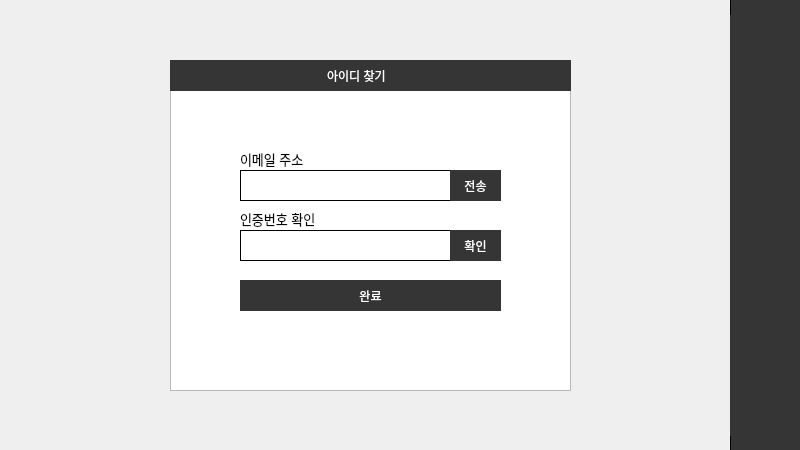
<?xml version="1.0" encoding="UTF-8"?>
<ui version="4.0">
 <class>Dialog</class>
 <widget class="QDialog" name="Dialog">
  <property name="geometry">
   <rect>
    <x>0</x>
    <y>0</y>
    <width>800</width>
    <height>450</height>
   </rect>
  </property>
  <property name="windowTitle">
   <string>아이디찾기</string>
  </property>
  <property name="styleSheet">
   <string notr="true"/>
  </property>
  <widget class="QTextBrowser" name="textBrowser">
   <property name="geometry">
    <rect>
     <x>170</x>
     <y>90</y>
     <width>401</width>
     <height>301</height>
    </rect>
   </property>
  </widget>
  <widget class="QLabel" name="label_6">
   <property name="geometry">
    <rect>
     <x>240</x>
     <y>210</y>
     <width>91</width>
     <height>17</height>
    </rect>
   </property>
   <property name="font">
    <font>
     <family>Arial</family>
     <pointsize>10</pointsize>
     <weight>50</weight>
     <bold>false</bold>
    </font>
   </property>
   <property name="styleSheet">
    <string notr="true"/>
   </property>
   <property name="text">
    <string>인증번호 확인</string>
   </property>
  </widget>
  <widget class="QLineEdit" name="emailnum_Edit">
   <property name="geometry">
    <rect>
     <x>240</x>
     <y>230</y>
     <width>261</width>
     <height>31</height>
    </rect>
   </property>
   <property name="styleSheet">
    <string notr="true">QLineEdit{
border:1px solid #000;
background:#fff;
}

QLineEdit:focus{
border:2px solid #353535;
}</string>
   </property>
  </widget>
  <widget class="QLineEdit" name="email_Edit">
   <property name="geometry">
    <rect>
     <x>240</x>
     <y>170</y>
     <width>261</width>
     <height>31</height>
    </rect>
   </property>
   <property name="styleSheet">
    <string notr="true">QLineEdit{
border:1px solid #000;
background:#fff;
}

QLineEdit:focus{
border:2px solid #353535;
}</string>
   </property>
  </widget>
  <widget class="QPushButton" name="join_Btn">
   <property name="geometry">
    <rect>
     <x>240</x>
     <y>280</y>
     <width>261</width>
     <height>31</height>
    </rect>
   </property>
   <property name="font">
    <font>
     <family>Arial</family>
     <weight>50</weight>
     <bold>false</bold>
    </font>
   </property>
   <property name="styleSheet">
    <string notr="true">QPushButton{
border:1px solid #353535;
background-color:#353535;
color:#fff;
}

QPushButton:hover{
background-color:#fff;
color:#353535;
}
</string>
   </property>
   <property name="text">
    <string>완료</string>
   </property>
  </widget>
  <widget class="QLabel" name="label_5">
   <property name="geometry">
    <rect>
     <x>240</x>
     <y>150</y>
     <width>81</width>
     <height>17</height>
    </rect>
   </property>
   <property name="font">
    <font>
     <family>Arial</family>
     <pointsize>10</pointsize>
     <weight>50</weight>
     <bold>false</bold>
    </font>
   </property>
   <property name="styleSheet">
    <string notr="true"/>
   </property>
   <property name="text">
    <string>이메일 주소</string>
   </property>
  </widget>
  <widget class="QPushButton" name="email_Btn_2">
   <property name="geometry">
    <rect>
     <x>450</x>
     <y>170</y>
     <width>51</width>
     <height>31</height>
    </rect>
   </property>
   <property name="font">
    <font>
     <family>Arial</family>
     <weight>50</weight>
     <bold>false</bold>
    </font>
   </property>
   <property name="styleSheet">
    <string notr="true">QPushButton{
border:1px solid #353535;
background-color:#353535;
color:#fff;
}

QPushButton:hover{
background-color:#fff;
color:#353535;
}
</string>
   </property>
   <property name="text">
    <string>전송</string>
   </property>
  </widget>
  <widget class="QPushButton" name="email_C_Btn_2">
   <property name="geometry">
    <rect>
     <x>450</x>
     <y>230</y>
     <width>51</width>
     <height>31</height>
    </rect>
   </property>
   <property name="font">
    <font>
     <family>Arial</family>
     <weight>50</weight>
     <bold>false</bold>
    </font>
   </property>
   <property name="styleSheet">
    <string notr="true">QPushButton{
border:1px solid #353535;
background-color:#353535;
color:#fff;
}

QPushButton:hover{
background-color:#fff;
color:#353535;
}
</string>
   </property>
   <property name="text">
    <string>확인</string>
   </property>
  </widget>
  <widget class="QLabel" name="label_2">
   <property name="geometry">
    <rect>
     <x>170</x>
     <y>60</y>
     <width>401</width>
     <height>31</height>
    </rect>
   </property>
   <property name="styleSheet">
    <string notr="true">border:1px solid #353535;
background-color:#353535;
color:#fff;</string>
   </property>
   <property name="text">
    <string>                                              아이디 찾기</string>
   </property>
  </widget>
  <widget class="QPushButton" name="home_icon_2">
   <property name="enabled">
    <bool>false</bool>
   </property>
   <property name="geometry">
    <rect>
     <x>730</x>
     <y>15</y>
     <width>71</width>
     <height>71</height>
    </rect>
   </property>
   <property name="font">
    <font>
     <family>Adobe Arabic</family>
     <pointsize>16</pointsize>
    </font>
   </property>
   <property name="styleSheet">
    <string notr="true">QPushButton{
background:#353535;
border:none;
}
QPushButton:hover{
border:2px solid #fff; 
}</string>
   </property>
   <property name="text">
    <string/>
   </property>
   <property name="icon">
    <iconset>
     <normaloff>icon/Icon1.png</normaloff>icon/Icon1.png</iconset>
   </property>
   <property name="iconSize">
    <size>
     <width>35</width>
     <height>35</height>
    </size>
   </property>
  </widget>
  <widget class="QPushButton" name="user_icon_2">
   <property name="enabled">
    <bool>false</bool>
   </property>
   <property name="geometry">
    <rect>
     <x>730</x>
     <y>365</y>
     <width>71</width>
     <height>71</height>
    </rect>
   </property>
   <property name="font">
    <font>
     <family>Adobe Arabic</family>
     <pointsize>16</pointsize>
    </font>
   </property>
   <property name="styleSheet">
    <string notr="true">QPushButton{
background:#353535;
border:none;
}
QPushButton:hover{
border:2px solid #fff; 
}</string>
   </property>
   <property name="text">
    <string/>
   </property>
   <property name="icon">
    <iconset>
     <normaloff>icon/Icon6.png</normaloff>icon/Icon6.png</iconset>
   </property>
   <property name="iconSize">
    <size>
     <width>40</width>
     <height>40</height>
    </size>
   </property>
  </widget>
  <widget class="QPushButton" name="shopping_icon_2">
   <property name="enabled">
    <bool>false</bool>
   </property>
   <property name="geometry">
    <rect>
     <x>730</x>
     <y>155</y>
     <width>71</width>
     <height>71</height>
    </rect>
   </property>
   <property name="font">
    <font>
     <family>Adobe Arabic</family>
     <pointsize>16</pointsize>
    </font>
   </property>
   <property name="styleSheet">
    <string notr="true">QPushButton{
background:#353535;
border:none;
}
QPushButton:hover{
border:2px solid #fff; 
}</string>
   </property>
   <property name="text">
    <string/>
   </property>
   <property name="icon">
    <iconset>
     <normaloff>icon/Icon3.png</normaloff>icon/Icon3.png</iconset>
   </property>
   <property name="iconSize">
    <size>
     <width>35</width>
     <height>35</height>
    </size>
   </property>
  </widget>
  <widget class="QPushButton" name="return_icon_2">
   <property name="enabled">
    <bool>false</bool>
   </property>
   <property name="geometry">
    <rect>
     <x>730</x>
     <y>225</y>
     <width>71</width>
     <height>71</height>
    </rect>
   </property>
   <property name="font">
    <font>
     <family>Adobe Arabic</family>
     <pointsize>16</pointsize>
    </font>
   </property>
   <property name="styleSheet">
    <string notr="true">QPushButton{
background:#353535;
border:none;
}
QPushButton:hover{
border:2px solid #fff; 
}</string>
   </property>
   <property name="text">
    <string/>
   </property>
   <property name="icon">
    <iconset>
     <normaloff>icon/Icon4.png</normaloff>icon/Icon4.png</iconset>
   </property>
   <property name="iconSize">
    <size>
     <width>35</width>
     <height>35</height>
    </size>
   </property>
  </widget>
  <widget class="QPushButton" name="search_icon_2">
   <property name="enabled">
    <bool>false</bool>
   </property>
   <property name="geometry">
    <rect>
     <x>730</x>
     <y>85</y>
     <width>71</width>
     <height>71</height>
    </rect>
   </property>
   <property name="font">
    <font>
     <family>Adobe Arabic</family>
     <pointsize>16</pointsize>
    </font>
   </property>
   <property name="styleSheet">
    <string notr="true">QPushButton{
background:#353535;
border:none;
}
QPushButton:hover{
border:2px solid #fff; 
}</string>
   </property>
   <property name="text">
    <string/>
   </property>
   <property name="icon">
    <iconset>
     <normaloff>icon/Icon2.png</normaloff>icon/Icon2.png</iconset>
   </property>
   <property name="iconSize">
    <size>
     <width>40</width>
     <height>40</height>
    </size>
   </property>
  </widget>
  <widget class="QPushButton" name="donation_icon_2">
   <property name="enabled">
    <bool>false</bool>
   </property>
   <property name="geometry">
    <rect>
     <x>730</x>
     <y>295</y>
     <width>71</width>
     <height>71</height>
    </rect>
   </property>
   <property name="font">
    <font>
     <family>Adobe Arabic</family>
     <pointsize>16</pointsize>
    </font>
   </property>
   <property name="styleSheet">
    <string notr="true">QPushButton{
background:#353535;
border:none;
}
QPushButton:hover{
border:2px solid #fff; 
}</string>
   </property>
   <property name="text">
    <string/>
   </property>
   <property name="icon">
    <iconset>
     <normaloff>icon/Icon5.png</normaloff>icon/Icon5.png</iconset>
   </property>
   <property name="iconSize">
    <size>
     <width>35</width>
     <height>35</height>
    </size>
   </property>
  </widget>
  <widget class="QTextBrowser" name="textBrowser_4">
   <property name="geometry">
    <rect>
     <x>730</x>
     <y>-20</y>
     <width>71</width>
     <height>471</height>
    </rect>
   </property>
   <property name="styleSheet">
    <string notr="true">border:1px solid; background-color:#353535;</string>
   </property>
  </widget>
  <zorder>textBrowser_4</zorder>
  <zorder>textBrowser</zorder>
  <zorder>email_Edit</zorder>
  <zorder>label_6</zorder>
  <zorder>emailnum_Edit</zorder>
  <zorder>join_Btn</zorder>
  <zorder>label_5</zorder>
  <zorder>email_Btn_2</zorder>
  <zorder>email_C_Btn_2</zorder>
  <zorder>label_2</zorder>
  <zorder>home_icon_2</zorder>
  <zorder>user_icon_2</zorder>
  <zorder>shopping_icon_2</zorder>
  <zorder>return_icon_2</zorder>
  <zorder>search_icon_2</zorder>
  <zorder>donation_icon_2</zorder>
 </widget>
 <resources>
  <include location="re.qrc"/>
 </resources>
 <connections/>
</ui>
